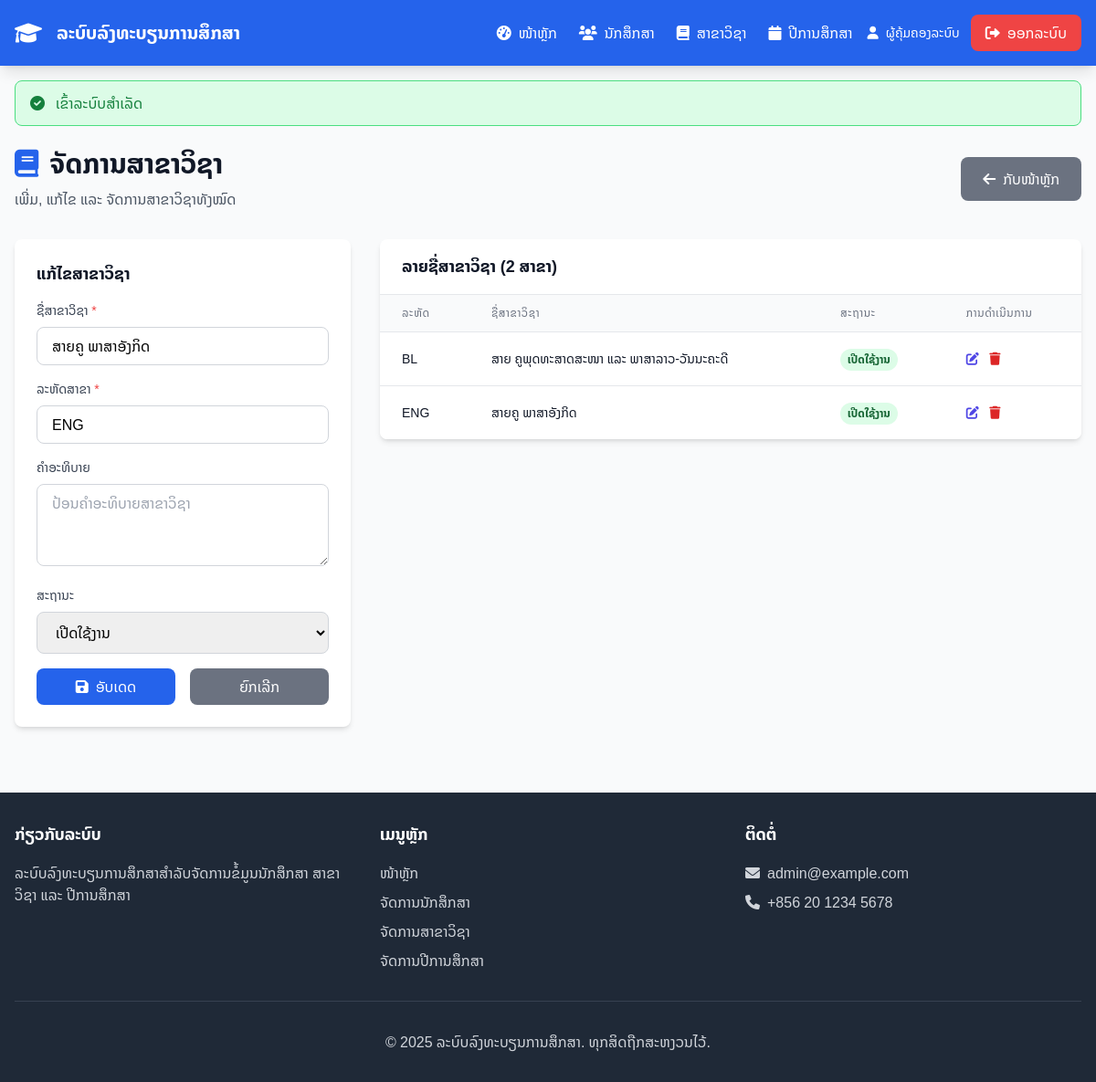
Page /views/majors/?edit=2 (signed in) on the committed database.
### tables this page shows
CREATE TABLE `majors` (
  `id` int(11) NOT NULL,
  `name` varchar(100) NOT NULL,
  `code` varchar(10) DEFAULT NULL,
  `description` text DEFAULT NULL,
  `status` enum('active','inactive') NOT NULL DEFAULT 'active'
);

### controllers/AuthController.php (called while the page is built, shortened)
<?php
require_once __DIR__ . '/../config/database.php';
class AuthController {
    public static function isLoggedIn() {
        return isset($_SESSION['user_id']);
    }
    public static function isAdmin() {
        return isset($_SESSION['role']) && $_SESSION['role'] === 'admin';
    }
}
?>

### controllers/MajorController.php (called while the page is built, shortened)
<?php
require_once __DIR__ . '/../models/Major.php';
require_once __DIR__ . '/../config/database.php';
require_once __DIR__ . '/AuthController.php';
class MajorController {
    private $major;
    public function __construct() {
        $database = new Database();
        $this->db = $database->getConnection();
        $this->major = new Major($this->db);
    }
    public function getAll() {
        return $this->major->readAll();
    }
    public function getById($id) {
        $this->major->id = $id;
        if ($this->major->readOne()) {
            return $this->major;
        }
        return null;
    }
}
?>

### config/database.php (called while the page is built, shortened)
<?php
class Database {
    private $host = 'localhost';
    private $db_name = 'register-learning';
    private $username = 'root';
    private $password = '';
    public function getConnection() {
        $this->conn = null;
        try {
            $this->conn = new PDO(
                "mysql:host=" . $this->host . ";dbname=" . $this->db_name . ";charset=utf8",
                $this->username,
                $this->password,
                [
                    PDO::ATTR_ERRMODE => PDO::ERRMODE_EXCEPTION,
                    PDO::ATTR_DEFAULT_FETCH_MODE => PDO::FETCH_ASSOC,
                    PDO::ATTR_EMULATE_PREPARES => false
                ]
            );
        } catch(PDOException $exception) {
            die("ເກີດຂໍ້ຜິດພາດໃນການເຊື່ອມຕໍ່ຖານຂໍ້ມູນ: " . $exception->getMessage());
        }
        return $this->conn;
    }
}
?>

### models/Major.php (called while the page is built, shortened)
<?php
require_once __DIR__ . '/../config/database.php';
class Major {
    private $conn;
    private $table_name = "majors";
    public $id;
    public function __construct($db) {
        $this->conn = $db;
    }
    public function readAll() {
        $query = "SELECT * FROM " . $this->table_name . " ORDER BY name ASC";
        $stmt = $this->conn->prepare($query);
        $stmt->execute();
        return $stmt->fetchAll();
    }
    public function readOne() {
        $query = "SELECT * FROM " . $this->table_name . " WHERE id = :id";
        $stmt = $this->conn->prepare($query);
        $stmt->bindParam(':id', $this->id);
        $stmt->execute();
        if($stmt->rowCount() > 0) {
            $row = $stmt->fetch();
            $this->name = $row['name'];
            $this->code = $row['code'];
            $this->status = $row['status'];
            return true;
        }
        return false;
    }
}
?>

### views/majors/index.php (the view, shortened to what this page needs)
<?php
require_once __DIR__ . '/../../controllers/MajorController.php';
$majorController = new MajorController();
$majors = $majorController->getAll();
$edit_major = null;
if (isset($_GET['edit']) && !empty($_GET['edit'])) {
    $edit_major = $majorController->getById($_GET['edit']);
}
include __DIR__ . '/../includes/header.php';
?>
<div class="flex flex-col md:flex-row md:items-center md:justify-between mb-8">
    <div>
        <h1 class="text-3xl font-bold text-gray-900 mb-2">
            <i class="fas fa-book mr-3 text-blue-600"></i>ຈັດການສາຂາວິຊາ
        </h1>
        <p class="text-gray-600">ເພີ່ມ, ແກ້ໄຂ ແລະ ຈັດການສາຂາວິຊາທັງໝົດ</p>
    </div>
    <div class="mt-4 md:mt-0">
        <a href="../dashboard.php" class="bg-gray-500 hover:bg-gray-600 text-white px-6 py-3 rounded-lg transition duration-200 inline-flex items-center">
            <i class="fas fa-arrow-left mr-2"></i>ກັບໜ້າຫຼັກ
        </a>
    </div>
</div>
<div class="grid grid-cols-1 lg:grid-cols-3 gap-8">
    <div class="lg:col-span-1">
        <div class="bg-white rounded-lg shadow-md p-6">
            <h2 class="text-lg font-semibold text-gray-900 mb-4">
                <?php echo $edit_major ? 'ແກ້ໄຂສາຂາວິຊາ' : 'ເພີ່ມສາຂາວິຊາໃໝ່'; ?>
            </h2>
            <form method="POST" class="space-y-4">
                <div>
                    <label for="name" class="block text-sm font-medium text-gray-700 mb-2">
                        ຊື່ສາຂາວິຊາ <span class="text-red-500">*</span>
                    </label>
                    <input type="text"
                           id="name"
                           name="name"
                           required
                           value="<?php echo htmlspecialchars($_POST['name'] ?? ($edit_major ? $edit_major->name : '')); ?>"
                           class="w-full px-4 py-2 border border-gray-300 rounded-lg focus:outline-none focus:ring-2 focus:ring-blue-500"
                           placeholder="ປ້ອນຊື່ສາຂາວິຊາ">
                </div>
                <div>
                    <label for="code" class="block text-sm font-medium text-gray-700 mb-2">
                        ລະຫັດສາຂາ <span class="text-red-500">*</span>
                    </label>
                    <input type="text"
                           id="code"
                           name="code"
                           required
                           value="<?php echo htmlspecialchars($_POST['code'] ?? ($edit_major ? $edit_major->code : '')); ?>"
                           class="w-full px-4 py-2 border border-gray-300 rounded-lg focus:outline-none focus:ring-2 focus:ring-blue-500"
                           placeholder="ປ້ອນລະຫັດສາຂາ">
                </div>
                <div>
                    <label for="description" class="block text-sm font-medium text-gray-700 mb-2">
                        ຄໍາອະທິບາຍ
                    </label>
                    <textarea id="description"
                              name="description"
                              rows="3"
                              class="w-full px-4 py-2 border border-gray-300 rounded-lg focus:outline-none focus:ring-2 focus:ring-blue-500"
                              placeholder="ປ້ອນຄໍາອະທິບາຍສາຂາວິຊາ"><?php echo htmlspecialchars($_POST['description'] ?? ($edit_major ? $edit_major->description : '')); ?></textarea>
                </div>
                <div>
                    <label for="status" class="block text-sm font-medium text-gray-700 mb-2">
                        ສະຖານະ
                    </label>
                    <select id="status"
                            name="status"
                            class="w-full px-4 py-2 border border-gray-300 rounded-lg focus:outline-none focus:ring-2 focus:ring-blue-500">
                        <?php
                        $selected_status = $_POST['status'] ?? ($edit_major ? $edit_major->status : 'active');
                        ?>
                        <option value="active" <?php echo $selected_status === 'active' ? 'selected' : ''; ?>>ເປີດໃຊ້ງານ</option>
                    </select>
                </div>
                <div class="flex items-center space-x-4">
                    <?php if ($edit_major): ?>
                    <button type="submit" class="flex-1 bg-blue-600 hover:bg-blue-700 text-white py-2 px-4 rounded-lg transition duration-200">
                        <i class="fas fa-save mr-2"></i>ອັບເດດ
                    </button>
                    <a href="index.php" class="flex-1 bg-gray-500 hover:bg-gray-600 text-white py-2 px-4 rounded-lg transition duration-200 text-center">
                        ຍົກເລີກ
                    </a>
                    <?php else: ?>
                    <button type="submit" class="w-full bg-blue-600 hover:bg-blue-700 text-white py-2 px-4 rounded-lg transition duration-200">
                        <i class="fas fa-plus mr-2"></i>ເພີ່ມສາຂາວິຊາ
                    </button>
                    <?php endif; ?>
                </div>
            </form>
        </div>
    </div>
    <div class="lg:col-span-2">
        <div class="bg-white rounded-lg shadow-md overflow-hidden">
            <div class="px-6 py-4 border-b border-gray-200">
                <h2 class="text-lg font-semibold text-gray-900">
                    ລາຍຊື່ສາຂາວິຊາ (<?php echo count($majors); ?> ສາຂາ)
                </h2>
            </div>
            <?php if (empty($majors)): ?>
            <div class="p-8 text-center">
                <i class="fas fa-book text-4xl text-gray-400 mb-4"></i>
                <p class="text-gray-500 text-lg">ຍັງບໍ່ມີສາຂາວິຊາໃນລະບົບ</p>
                <p class="text-gray-400 mt-2">ເພີ່ມສາຂາວິຊາໃໝ່ໂດຍໃຊ້ຟອມດ້ານຊ້າຍ</p>
            </div>
            <?php else: ?>
            <div class="overflow-x-auto">
                <table class="min-w-full divide-y divide-gray-200">
                    <thead class="bg-gray-50">
                        <tr>
                            <th class="px-6 py-3 text-left text-xs font-medium text-gray-500 uppercase tracking-wider">ລະຫັດ</th>
                            <th class="px-6 py-3 text-left text-xs font-medium text-gray-500 uppercase tracking-wider">ຊື່ສາຂາວິຊາ</th>
                            <th class="px-6 py-3 text-left text-xs font-medium text-gray-500 uppercase tracking-wider">ສະຖານະ</th>
                            <th class="px-6 py-3 text-left text-xs font-medium text-gray-500 uppercase tracking-wider">ການດໍາເນີນການ</th>
                        </tr>
                    </thead>
                    <tbody class="bg-white divide-y divide-gray-200">
                        <?php foreach ($majors as $major): ?>
                        <tr class="hover:bg-gray-50">
                            <td class="px-6 py-4 whitespace-nowrap text-sm font-medium text-gray-900">
                                <?php echo htmlspecialchars($major['code']); ?>
                            </td>
                            <td class="px-6 py-4 whitespace-nowrap">
                                <div class="text-sm font-medium text-gray-900">
                                    <?php echo htmlspecialchars($major['name']); ?>
                                </div>
                            </td>
                            <td class="px-6 py-4 whitespace-nowrap">
                                <span class="inline-flex px-2 py-1 text-xs font-semibold rounded-full <?php echo $major['status'] === 'active' ? 'bg-green-100 text-green-800' : 'bg-red-100 text-red-800'; ?>">
                                    <?php echo $major['status'] === 'active' ? 'ເປີດໃຊ້ງານ' : 'ປິດໃຊ້ງານ'; ?>
                                </span>
                            </td>
                            <td class="px-6 py-4 whitespace-nowrap text-sm font-medium space-x-2">
                                <a href="?edit=<?php echo $major['id']; ?>"
                                   class="text-indigo-600 hover:text-indigo-900" title="ແກ້ໄຂ">
                                    <i class="fas fa-edit"></i>
                                </a>
                                <a href="?delete=<?php echo $major['id']; ?>"
                                   class="text-red-600 hover:text-red-900" title="ລົບ"
                                   onclick="return confirmDelete('ທ່ານຕ້ອງການລົບສາຂາວິຊາ <?php echo htmlspecialchars($major['name']); ?> ແທ້ບໍ?')">
                                    <i class="fas fa-trash"></i>
                                </a>
                            </td>
                        </tr>
                        <?php endforeach; ?>
                    </tbody>
                </table>
            </div>
            <?php endif; ?>
        </div>
    </div>
</div>
<?php include __DIR__ . '/../includes/footer.php'; ?>

### views/includes/header.php (style rules this page uses)
body { font-family: 'Noto Sans Lao', sans-serif; }

### rows in the picture
majors: name "ສາຍຄູ ພາສາອັງກິດ", code "ENG", status "ເປີດໃຊ້ງານ"
majors: code "BL", name "ສາຍ ຄູພຸດທະສາດສະໜາ ແລະ ພາສາລາວ-ວັນນະຄະດີ", status "ເປີດໃຊ້ງານ"

### other values in the picture
$_SESSION['full_name'] "ຜູ້ຄຸ້ມຄອງລະບົບ"
$_SESSION['success'] "ເຂົ້າລະບົບສໍາເລັດ"
count($majors) "2"
